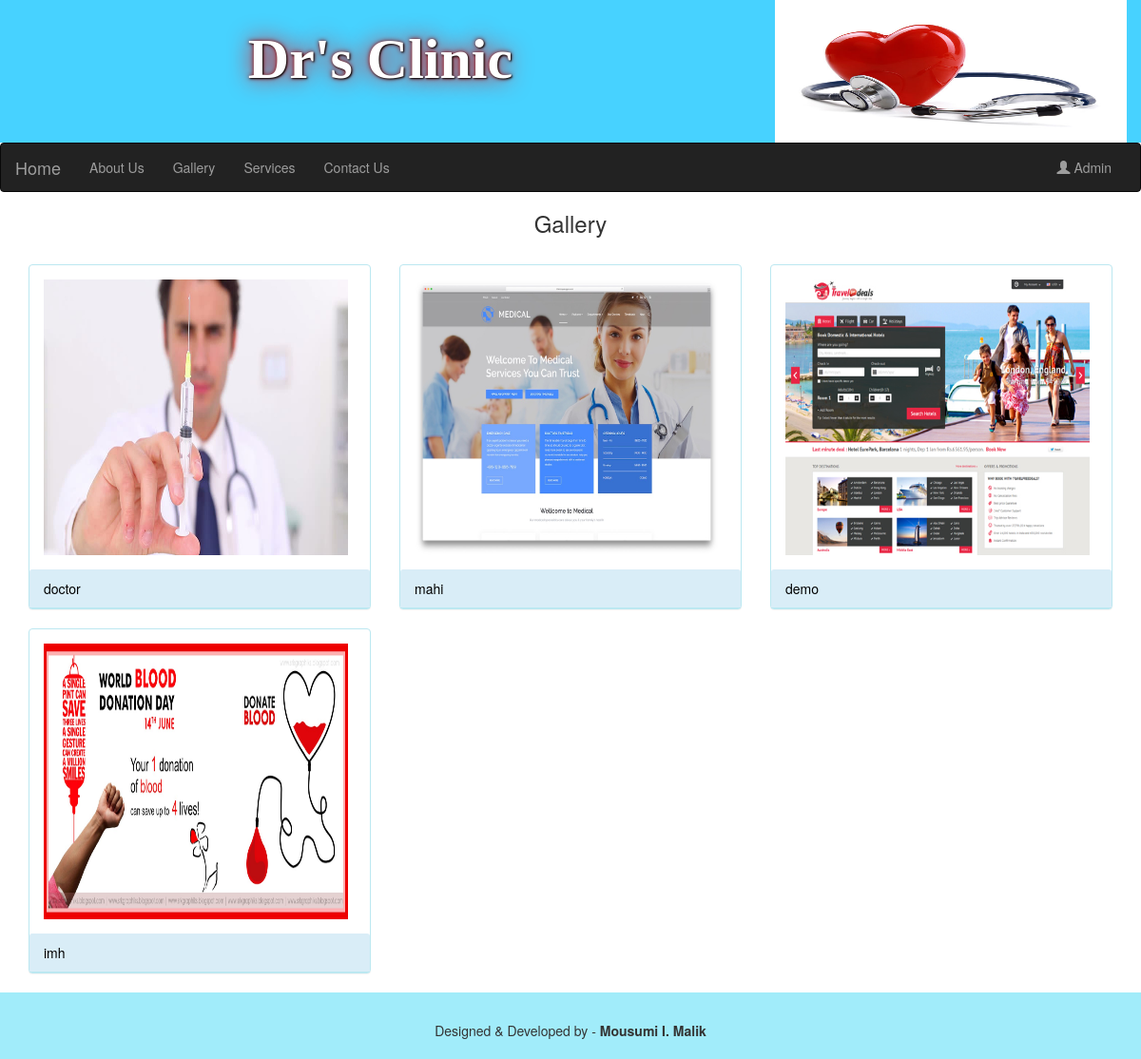
/gallery.php, run on the app's committed database.
### tables this page shows
CREATE TABLE `gallery` (
  `id` int(11) NOT NULL,
  `image` varchar(100) NOT NULL,
  `description` varchar(10000) NOT NULL,
  `active` int(11) NOT NULL DEFAULT '1'
);

### gallery.php (the view, shortened to what this page needs)
<?php include "header.php";?>
<?php include "navbar.php";?>
<?php include 'config.php';?>
<center>
	<h3>Gallery</h3>
</center>
<br>
	<link rel="stylesheet" href="https://cdnjs.cloudflare.com/ajax/libs/animate.css/3.5.2/animate.min.css" />
<link rel="stylesheet" href="https://cdnjs.cloudflare.com/ajax/libs/magnific-popup.js/1.1.0/magnific-popup.min.css" />
<div class="container">
	<div class="row">
		<div class="col-md-12">
	            <div class="row">
	            	<?php
$sql = "SELECT * FROM `gallery` WHERE `active`=1";
$query = mysqli_query($con, $sql);
while ($row = mysqli_fetch_assoc($query)) {
	$image = $row['image'];
	$desc = $row['description'];
	?>
	            	<div class="col-md-4">
	            		<div class="panel panel-info">
	            			<div class="panel-body">
	            		<div class="animate-box">
	            		<a href="image/<?php echo $image; ?>" class="image-popup fh5co-board-img">
	            			<img src="image/<?php echo $image; ?>" alt="" title="" style="height: 290px; width: 320px;">
	            		</a>
	            		</div>
	            		</div>
	            		<div class="panel-heading" style="color: black"><?php echo $desc; ?></div>
	            		</div>
	            	</div>
	            <?php }?>
	            	</div>
	            </div>
			</div>
		</div>
<?php include "footer.php";?>

### header.php (shortened to what this page needs)
<!DOCTYPE html>
<html>
<head>
    <link rel="stylesheet" href="https://maxcdn.bootstrapcdn.com/bootstrap/3.3.7/css/bootstrap.min.css">
	<link rel="stylesheet" type="text/css" href="css/style.css">
</head>
<body>
    <div class="container-fluid header">
	<div class="row">
		<div class="col-lg-8 col-md-8 col-xs-8 col-sm-8">
			<p class="heading">Dr's Clinic</p>
		</div>
		<div class="col-lg-4 col-md-4 col-xs-4 col-sm-4 bg">
			<img src="image/img5.jpg" height="150px" width="100%">
		</div>
	</div>
</div>

### navbar.php (shortened to what this page needs)
<nav class="navbar navbar-inverse">
  <div class="container-fluid">
    <div class="navbar-header">
      <a class="navbar-brand" href="index.php">Home</a>
    </div>
    <div class="collapse navbar-collapse" id="myNavbar">
    <ul class="nav navbar-nav">
      <li><a href="aboutus.php">About Us</a></li>
      <li><a href="gallery.php">Gallery</a></li>
      <li><a href="services.php">Services</a></li>
      <li><a href="contact.php">Contact Us</a></li>
    </ul>
      <ul class="nav navbar-nav navbar-right">
        <li><a href="admin.php"><span class="glyphicon glyphicon-user"></span> Admin</a></li>
      </ul>
    </div>
  </div>
</nav>

### footer.php
<div class="container-fluid" id="footer">
	<div class="row">
		<div class="col-lg-12 col-md-12 col-xs-12 col-sm-12">
			<center><p class="footer-title">Designed & Developed by - <strong>Mousumi I. Malik</strong></p></center>
		</div>
	</div>
</div>
</body>
</html>

### css/style.css (style rules this page uses)
* { margin:0px; padding:0px; }
.header { height: 150px; width: 100%; background-color: #47D2FF; position: relative; }
.heading { text-align: center; font-family: "Times New Roman", Times, serif; font-size: 60px; font-weight: bold; color: rgba(255,255,255,1.00); text-shadow: 1px 1px 2px black, 0 0 25px red, 0 0 5px darkred; position: relative; padding-top: 20px; }
#footer { height: 70px; width: 100%; background-color: #A1ECFA ; }
.footer-title { text-align: center; position: relative; padding-top: 30px; }

### data on the page
gallery: image (picture), description "doctor"
gallery: image (picture), description "mahi"
gallery: image (picture), description "demo"
gallery: image (picture), description "imh"
